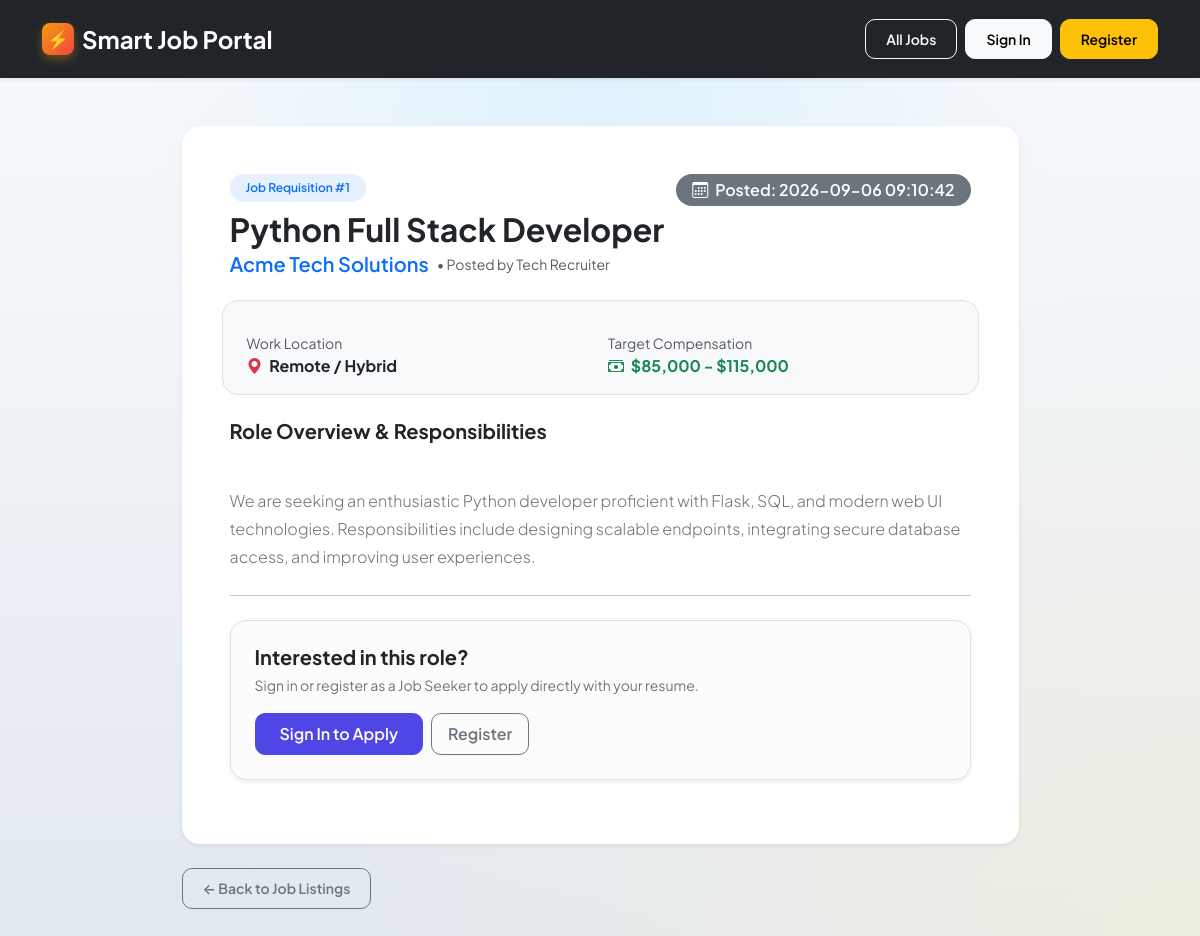
/job/1, run on the app's committed database.
### tables this page shows
CREATE TABLE jobs (
            id INTEGER PRIMARY KEY AUTOINCREMENT,
            recruiter_id INTEGER NOT NULL,
            title TEXT NOT NULL,
            company TEXT NOT NULL,
            location TEXT,
            salary TEXT,
            description TEXT,
            created_at TIMESTAMP DEFAULT CURRENT_TIMESTAMP,
            FOREIGN KEY (recruiter_id) REFERENCES users(id)
        );

CREATE TABLE users (
            id INTEGER PRIMARY KEY AUTOINCREMENT,
            name TEXT NOT NULL,
            email TEXT UNIQUE NOT NULL,
            password TEXT NOT NULL,
            role TEXT DEFAULT 'jobseeker'
        , profile_pic TEXT DEFAULT '', headline TEXT DEFAULT '', phone TEXT DEFAULT '', bio TEXT DEFAULT '');

### app.py (the view, shortened to what this page needs)
@app.route("/job/<int:job_id>")
def job_details(job_id):
    db = get_db()
    cursor = db.cursor(dictionary=True)
    cursor.execute(
        """
        SELECT jobs.*, users.name AS recruiter_name, users.profile_pic AS recruiter_pic
        FROM jobs
        JOIN users ON jobs.recruiter_id = users.id
        WHERE jobs.id = %s
        """,
        (job_id,)
    )
    job = cursor.fetchone()
    has_applied = False
    application_record = None
    cursor.close()
    db.close()
    if not job:
        flash("The requested job listing was not found.")
        return redirect("/")
    return render_template(
        "job_details.html",
        job=job,
        has_applied=has_applied,
        application_record=application_record
    )

### app.py (called while the page is built)
def get_db():
    global DB_ENGINE
    if DB_ENGINE is None:
        detect_and_init_db()
    if DB_ENGINE == "mysql":
        return mysql.connector.connect(
            host=os.environ.get("MYSQL_HOST", "localhost"),
            user=os.environ.get("MYSQL_USER", "root"),
            password=os.environ.get("MYSQL_PASSWORD", ""),
            database=os.environ.get("MYSQL_DATABASE", "smart_job_portal"),
            port=int(os.environ.get("MYSQL_PORT", 3306))
        )
    else:
        conn = sqlite3.connect(SQLITE_DB_PATH)
        return SQLiteConnectionAdapter(conn)

@app.context_processor
def inject_globals():
    return {
        "current_user_pic": session.get("profile_pic", ""),
        "current_user_name": session.get("name", ""),
        "current_user_role": session.get("role", "")
    }

    def execute(self, query, params=None):
        query = query.replace("%s", "?")
        if params is None:
            return self._cursor.execute(query)
        return self._cursor.execute(query, tuple(params))

    def fetchone(self):
        row = self._cursor.fetchone()
        if row is not None and self._dictionary:
            return dict(row)
        return row

    def close(self):
        self._cursor.close()

    def cursor(self, dictionary=False):
        return SQLiteCursorAdapter(self._conn.cursor(), dictionary=dictionary)

    def close(self):
        self._conn.close()

### templates/job_details.html (shortened to what this page needs)
<!DOCTYPE html>
<html lang="en">
<head>
    <link rel="stylesheet" href="https://cdn.jsdelivr.net/npm/bootstrap@5.3.3/dist/css/bootstrap.min.css">
    <link rel="stylesheet" href="{{ url_for('static', filename='css/style.css') }}">
    <link rel="stylesheet" href="https://cdn.jsdelivr.net/npm/bootstrap-icons@1.11.3/font/bootstrap-icons.min.css">
</head>
<body class="page-job-details">
<nav class="navbar navbar-expand-lg navbar-dark bg-dark py-3 shadow-sm">
    <div class="container">
        <a class="navbar-brand fw-bold fs-4 text-white d-flex align-items-center gap-2" href="/">
            <span class="portal-brand-badge">⚡</span> Smart Job Portal
        </a>
        <div class="navbar-nav ms-auto d-flex flex-row align-items-center gap-2">
            <a href="/" class="btn btn-outline-light btn-sm">All Jobs</a>
            {% if session.get("user_id") %}
                <a href="/dashboard" class="btn btn-primary btn-sm">Dashboard</a>
                <div class="dropdown ms-2">
                    <a href="#" class="d-flex align-items-center text-white text-decoration-none dropdown-toggle gap-2" id="userNav" data-bs-toggle="dropdown" aria-expanded="false">
                        {% if current_user_pic %}
                            <img src="/uploads/{{ current_user_pic }}" alt="Avatar" class="navbar-avatar">
                        {% else %}
                            <div class="navbar-avatar-placeholder">{{ current_user_name[:1]|upper }}</div>
                        {% endif %}
                    </a>
                    <ul class="dropdown-menu dropdown-menu-end shadow-sm" aria-labelledby="userNav">
                        <li><span class="dropdown-header small text-uppercase">{{ current_user_role }}</span></li>
                        <li><a class="dropdown-item" href="/profile"><i class="bi bi-person me-2"></i>My Profile</a></li>
                        <li><a class="dropdown-item" href="/dashboard"><i class="bi bi-speedometer2 me-2"></i>Dashboard</a></li>
                        <li><hr class="dropdown-divider"></li>
                        <li><a class="dropdown-item text-danger" href="/logout"><i class="bi bi-box-arrow-right me-2"></i>Logout</a></li>
                    </ul>
                </div>
            {% else %}
                <a href="/login?next=/job/{{ job.id }}" class="btn btn-light btn-sm">Sign In</a>
                <a href="/register?next=/job/{{ job.id }}" class="btn btn-warning btn-sm">Register</a>
            {% endif %}
        </div>
    </div>
</nav>
<div class="container my-5">
    <div class="col-lg-9 mx-auto">
        <div class="card job-details-card shadow-sm mb-4 border-0 overflow-hidden">
            <div class="card-body p-4 p-md-5">
                <div class="d-flex justify-content-between align-items-start mb-3 flex-wrap gap-2">
                    <div>
                        <span class="badge bg-primary bg-opacity-10 text-primary px-3 py-2 mb-2 rounded-pill fw-semibold">Job Requisition #{{ job.id }}</span>
                        <h1 class="h2 fw-bold text-dark mb-1">{{ job.title }}</h1>
                        <div class="d-flex align-items-center gap-2">
                            <h4 class="text-primary fs-5 mb-0 fw-semibold">{{ job.company }}</h4>
                            {% if job.recruiter_name %}
                                <span class="text-muted small">• Posted by {{ job.recruiter_name }}</span>
                            {% endif %}
                        </div>
                    </div>
                    <span class="badge bg-secondary fs-6 py-2 px-3 rounded-pill">
                        <i class="bi bi-calendar3 me-1"></i> Posted: {{ job.created_at }}
                    </span>
                </div>
                <div class="row bg-light rounded-4 p-3 my-4 g-3 border">
                    <div class="col-sm-6">
                        <span class="text-muted small d-block">Work Location</span>
                        <strong class="text-dark"><i class="bi bi-geo-alt-fill text-danger me-1"></i> {{ job.location or 'Remote / Hybrid' }}</strong>
                    </div>
                    <div class="col-sm-6">
                        <span class="text-muted small d-block">Target Compensation</span>
                        <strong class="text-success"><i class="bi bi-cash-stack me-1"></i> {{ job.salary or 'Competitive Compensation' }}</strong>
                    </div>
                </div>
                <h5 class="fw-bold text-dark mb-3">Role Overview & Responsibilities</h5>
                <div class="lead fs-6 text-secondary mb-4" style="white-space: pre-line; line-height: 1.75;">
                    {{ job.description }}
                </div>
                <hr class="my-4">
                {% if has_applied %}
                    <div class="card border-0 bg-success bg-opacity-10 rounded-4 p-4 p-md-5 border-start border-success border-5">
                        <div class="d-flex align-items-center gap-3 mb-3">
                            <div class="rounded-circle bg-success text-white p-2 d-flex align-items-center justify-content-center" style="width: 48px; height: 48px;">
                                <i class="bi bi-check2-circle fs-3"></i>
                            </div>
                            <div>
                                <h4 class="fw-bold text-success mb-1">Application Submitted</h4>
                                <span class="text-muted small">You applied for this position on {{ application_record.applied_at }}</span>
                            </div>
                        </div>
                        <div class="p-3 bg-white rounded-3 shadow-sm d-flex justify-content-between align-items-center flex-wrap gap-2 mb-3">
                            <div>
                                <span class="text-muted small d-block">Current Hiring Status</span>
                                <span class="badge {% if application_record.status == 'Selected' %}bg-success{% elif application_record.status == 'Shortlisted' %}bg-warning text-dark{% elif application_record.status == 'Rejected' %}bg-danger{% else %}bg-primary{% endif %} fs-6 px-3 py-2 rounded-pill">
                                    {{ application_record.status }}
                                </span>
                            </div>
                            {% if application_record.resume %}
                                <a href="/uploads/{{ application_record.resume }}" target="_blank" class="btn btn-outline-success btn-sm px-3">
                                    <i class="bi bi-file-earmark-pdf me-1"></i> View Submitted Resume
                                </a>
                            {% endif %}
                        </div>
                        <a href="/dashboard" class="btn btn-success fw-semibold px-4 py-2 align-self-start shadow-sm">
                            <i class="bi bi-speedometer2 me-1"></i> Track in Dashboard →
                        </a>
                    </div>
                {% elif not session.get("user_id") %}
                    <div class="alert alert-light border shadow-sm d-flex justify-content-between align-items-center p-4 rounded-4 flex-wrap gap-3">
                        <div>
                            <h5 class="fw-bold text-dark mb-1">Interested in this role?</h5>
                            <span class="text-secondary small">Sign in or register as a Job Seeker to apply directly with your resume.</span>
                        </div>
                        <div class="d-flex gap-2">
                            <a href="/login?next=/job/{{ job.id }}" class="btn btn-primary px-4 py-2 fw-semibold">Sign In to Apply</a>
                            <a href="/register?next=/job/{{ job.id }}" class="btn btn-outline-secondary px-3 py-2">Register</a>
                        </div>
                    </div>
                {% endif %}
            </div>
        </div>
        <div>
            <a href="/" class="btn btn-outline-secondary btn-sm">← Back to Job Listings</a>
        </div>
    </div>
</div>
</body>
</html>

### static/style.css (style rules this page uses)
:root { --primary-color: #4f46e5; --primary-hover: #4338ca; --secondary-color: #0ea5e9; --card-border-radius: 18px; }
* { font-family: 'Plus Jakarta Sans', system-ui, -apple-system, sans-serif; }
body { min-height: 100vh; display: flex; flex-direction: column; color: #1e293b; transition: background 0.4s ease-in-out; position: relative; overflow-x: hidden; }
.portal-brand-badge { background: linear-gradient(135deg, #f59e0b, #ef4444); color: #fff; width: 32px; height: 32px; border-radius: 8px; display: inline-flex; align-items: center; justify-content: center; font-size: 1.1rem; box-shadow: 0 4px 10px rgba(245, 158, 11, 0.35); }
body.page-job-details { background-color: #f8fafc; background-image: radial-gradient(at 50% 0%, rgba(186, 230, 253, 0.4) 0px, transparent 55%), radial-gradient(at 100% 100%, rgba(254, 243, 199, 0.4) 0px, transparent 50%), linear-gradient(180deg, #f8fafc 0%, #e2e8f0 100%); background-attachment: fixed; }
.job-details-card { background: #ffffff; border-radius: 20px; border: 1px solid #e2e8f0; box-shadow: 0 15px 35px rgba(30, 41, 59, 0.08); }
.card { border-radius: var(--card-border-radius); }
.btn { border-radius: 10px; font-weight: 600; padding: 0.55rem 1.25rem; transition: all 0.2s ease; }
.btn-primary { background-color: #4f46e5; border-color: #4f46e5; }
.badge { padding: 0.45em 0.85em; font-weight: 600; border-radius: 8px; }

### data on the page
jobs: id "1", title "Python Full Stack Developer", company "Acme Tech Solutions", created_at "2026-09-06 09:10:42", location "Remote / Hybrid", salary "$85,000 - $115,000", description "We are seeking an enthusiastic Python developer proficient with Flask, SQL, and modern web UI technologies. Responsibilities include designing scalable endpoints, integrating secure database access, and improving user experiences."
users: recruiter_name "Tech Recruiter"
